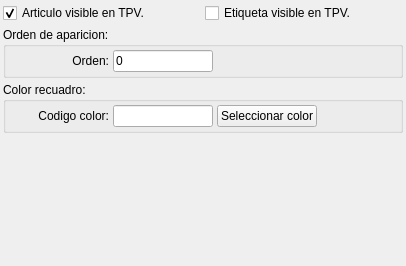
<?xml version="1.0" encoding="UTF-8"?>
<ui version="4.0">
 <author>Tomeu Borras Riera</author>
 <class>ArticuloTPVBase</class>
 <widget class="QWidget" name="ArticuloTPVBase">
  <property name="geometry">
   <rect>
    <x>0</x>
    <y>0</y>
    <width>406</width>
    <height>266</height>
   </rect>
  </property>
  <layout class="QVBoxLayout" name="verticalLayout">
   <item>
    <layout class="QHBoxLayout" name="horizontalLayout_3">
     <item>
      <widget class="QCheckBox" name="mui_visibletpvarticulo">
       <property name="text">
        <string>Articulo visible en TPV.</string>
       </property>
       <property name="checked">
        <bool>true</bool>
       </property>
      </widget>
     </item>
     <item>
      <widget class="QCheckBox" name="mui_etiquetavisibletpvarticulo">
       <property name="text">
        <string>Etiqueta visible en TPV.</string>
       </property>
      </widget>
     </item>
    </layout>
   </item>
   <item>
    <widget class="QGroupBox" name="groupBox_2">
     <property name="title">
      <string>Orden de aparicion:</string>
     </property>
     <layout class="QHBoxLayout" name="horizontalLayout_2">
      <item>
       <widget class="QLabel" name="label_2">
        <property name="minimumSize">
         <size>
          <width>100</width>
          <height>0</height>
         </size>
        </property>
        <property name="text">
         <string>Orden:</string>
        </property>
        <property name="alignment">
         <set>Qt::AlignRight|Qt::AlignTrailing|Qt::AlignVCenter</set>
        </property>
       </widget>
      </item>
      <item>
       <widget class="QLineEdit" name="mui_ordentpvarticulo">
        <property name="minimumSize">
         <size>
          <width>100</width>
          <height>0</height>
         </size>
        </property>
        <property name="maximumSize">
         <size>
          <width>100</width>
          <height>16777215</height>
         </size>
        </property>
        <property name="inputMethodHints">
         <set>Qt::ImhDialableCharactersOnly|Qt::ImhDigitsOnly|Qt::ImhEmailCharactersOnly|Qt::ImhExclusiveInputMask|Qt::ImhFormattedNumbersOnly|Qt::ImhLowercaseOnly|Qt::ImhPreferNumbers|Qt::ImhUppercaseOnly|Qt::ImhUrlCharactersOnly</set>
        </property>
        <property name="inputMask">
         <string>#0000; </string>
        </property>
        <property name="text">
         <string>0</string>
        </property>
        <property name="maxLength">
         <number>5</number>
        </property>
       </widget>
      </item>
      <item>
       <spacer name="horizontalSpacer_2">
        <property name="orientation">
         <enum>Qt::Horizontal</enum>
        </property>
        <property name="sizeHint" stdset="0">
         <size>
          <width>173</width>
          <height>20</height>
         </size>
        </property>
       </spacer>
      </item>
     </layout>
    </widget>
   </item>
   <item>
    <widget class="QGroupBox" name="groupBox">
     <property name="title">
      <string>Color recuadro:</string>
     </property>
     <layout class="QHBoxLayout" name="horizontalLayout">
      <item>
       <widget class="QLabel" name="label">
        <property name="minimumSize">
         <size>
          <width>100</width>
          <height>0</height>
         </size>
        </property>
        <property name="text">
         <string>Codigo color:</string>
        </property>
        <property name="alignment">
         <set>Qt::AlignRight|Qt::AlignTrailing|Qt::AlignVCenter</set>
        </property>
       </widget>
      </item>
      <item>
       <widget class="QLineEdit" name="mui_colortpvarticulo">
        <property name="minimumSize">
         <size>
          <width>100</width>
          <height>0</height>
         </size>
        </property>
        <property name="maximumSize">
         <size>
          <width>100</width>
          <height>16777215</height>
         </size>
        </property>
        <property name="inputMethodHints">
         <set>Qt::ImhPreferUppercase|Qt::ImhUppercaseOnly</set>
        </property>
       </widget>
      </item>
      <item>
       <widget class="QPushButton" name="mui_seleccionarcolor">
        <property name="text">
         <string>Seleccionar color</string>
        </property>
       </widget>
      </item>
      <item>
       <spacer name="horizontalSpacer">
        <property name="orientation">
         <enum>Qt::Horizontal</enum>
        </property>
        <property name="sizeHint" stdset="0">
         <size>
          <width>40</width>
          <height>20</height>
         </size>
        </property>
       </spacer>
      </item>
     </layout>
    </widget>
   </item>
   <item>
    <spacer name="verticalSpacer">
     <property name="orientation">
      <enum>Qt::Vertical</enum>
     </property>
     <property name="sizeHint" stdset="0">
      <size>
       <width>20</width>
       <height>167</height>
      </size>
     </property>
    </spacer>
   </item>
  </layout>
 </widget>
 <layoutdefault spacing="4" margin="3"/>
 <resources>
  <include location="../../../bulmages.qrc"/>
 </resources>
 <connections/>
</ui>
